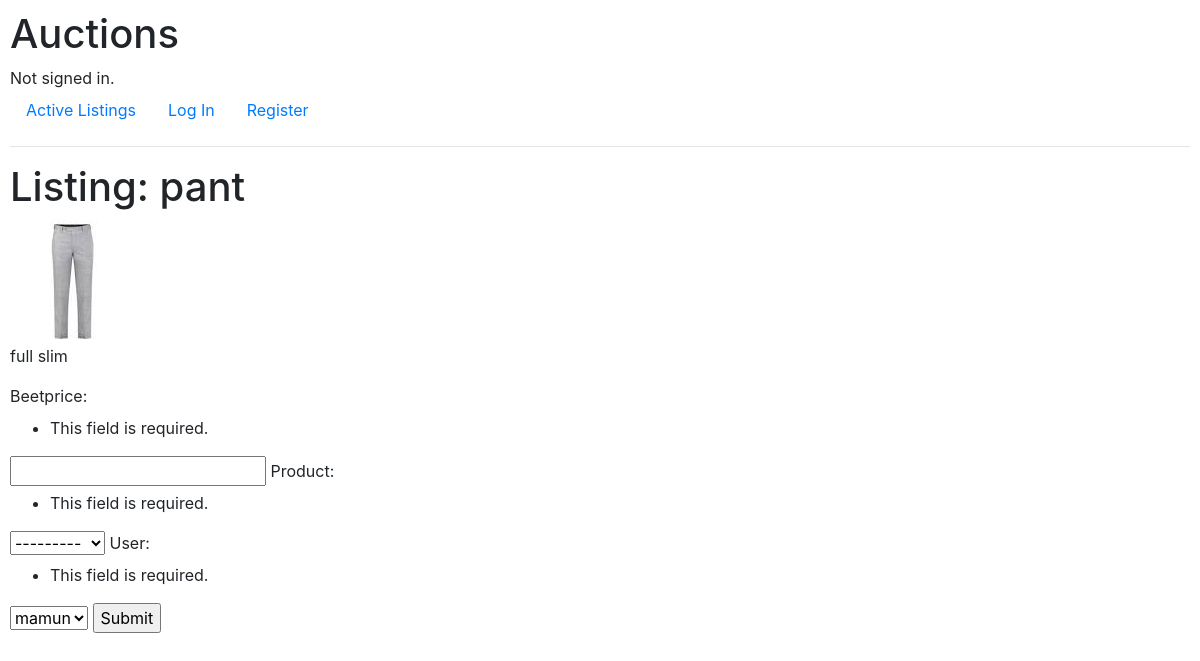
/listing/3, run on the app's committed database.
### auctions/models.py (models this page shows, shortened)
class Product(models.Model):
    productname = models.CharField(max_length=60)
    price = models.IntegerField(default=0)
    description = models.CharField(max_length=250, default='', blank=True, null=True)
    posted = models.DateTimeField(default=timezone.now)
    image = models.ImageField(upload_to='products')
    catagory=models.ForeignKey(Category, on_delete=models.CASCADE, default=1)
    def __str__(self):
        return self.productname

### auctions/views.py (the view)
# urls.py: path("listing/<str:id>", views.bid, name = "bid" ),
def bid(request, id):
    products = Product.objects.get(pk=id)
    beet = products.beet_set.all()
    form = beetForm(request.POST)
    if request.method == 'POST':
        if form.is_valid():
            form.save()
            return HttpResponseRedirect(id)
        else:
            form = NameForm()
    context = {
        "product": products,
        "beet": beet,
        "form": form
    }
    return render(request, "auctions/bid.html", context)

### auctions/models.py
class beetForm(ModelForm):
    class Meta:
        model = Beet
        fields = ['beetprice', 'product', 'user']

### auctions/templates/auctions/bid.html (shortened to what this page needs)
{% extends "auctions/layout.html" %}
{%block body%}
<h1>Listing: {{product.productname}}</h1>
<img src = "{{product.image.url}}">
<p>{{product.description}}</p>
<form action="{% url "bid" product.id %}" method="post">
    {{ form }}
    <input type="submit" value="Submit">
</form>
{%endblock%}

### auctions/templates/auctions/layout.html (style rules this page uses)
body { padding: 10px; }
img { max-width: 100% }

### data on the page
Product: productname "pant", image (picture), description "full slim"
